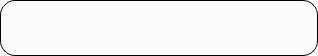
<?xml version="1.0" encoding="UTF-8"?>
<ui version="4.0">
 <class>TransfersSummaryWidget</class>
 <widget class="QWidget" name="TransfersSummaryWidget">
  <property name="geometry">
   <rect>
    <x>0</x>
    <y>0</y>
    <width>318</width>
    <height>56</height>
   </rect>
  </property>
  <property name="minimumSize">
   <size>
    <width>182</width>
    <height>28</height>
   </size>
  </property>
  <property name="mouseTracking">
   <bool>true</bool>
  </property>
  <property name="windowTitle">
   <string/>
  </property>
  <property name="styleSheet">
   <string notr="true">#bup {
  border-radius: 10px;
  background: rgba(0,0,0,0.02);
  padding: 56px;
  width: 28px;
  height: 20px;
}

#bdown {
  border-radius: 10px;
  background: rgba(0,0,0,0.02);
  padding: 56px;
  width: 28px;
  height: 20px;
}

#TransfersSummaryWidget {
height: 28px;
width: 182px;
border: 1px solid rgba(0,0,0,0.02);
border: 1px solid rgba(0,0,0);
border: 1px;
border-style: solid;
border-radius: 15px;
background: rgba(0,0,0,0.01);
}</string>
  </property>
  <layout class="QHBoxLayout" name="horizontalLayout">
   <property name="spacing">
    <number>0</number>
   </property>
   <property name="leftMargin">
    <number>2</number>
   </property>
   <property name="topMargin">
    <number>0</number>
   </property>
   <property name="rightMargin">
    <number>2</number>
   </property>
   <property name="bottomMargin">
    <number>0</number>
   </property>
   <item>
    <widget class="TransfersStatusWidget" name="bTransfersStatus" native="true">
     <property name="minimumSize">
      <size>
       <width>24</width>
       <height>24</height>
      </size>
     </property>
     <property name="maximumSize">
      <size>
       <width>24</width>
       <height>24</height>
      </size>
     </property>
     <property name="mouseTracking">
      <bool>true</bool>
     </property>
    </widget>
   </item>
   <item>
    <spacer name="horizontalSpacer">
     <property name="orientation">
      <enum>Qt::Horizontal</enum>
     </property>
     <property name="sizeHint" stdset="0">
      <size>
       <width>40</width>
       <height>20</height>
      </size>
     </property>
    </spacer>
   </item>
   <item>
    <widget class="QPushButton" name="bpause">
     <property name="sizePolicy">
      <sizepolicy hsizetype="Maximum" vsizetype="Maximum">
       <horstretch>0</horstretch>
       <verstretch>0</verstretch>
      </sizepolicy>
     </property>
     <property name="minimumSize">
      <size>
       <width>24</width>
       <height>24</height>
      </size>
     </property>
     <property name="maximumSize">
      <size>
       <width>24</width>
       <height>24</height>
      </size>
     </property>
     <property name="mouseTracking">
      <bool>true</bool>
     </property>
     <property name="styleSheet">
      <string notr="true">border: none;
</string>
     </property>
     <property name="text">
      <string/>
     </property>
     <property name="icon">
      <iconset resource="../../../gui/Resources_linux.qrc">
       <normaloff>:/images/pause.png</normaloff>:/images/pause.png</iconset>
     </property>
    </widget>
   </item>
  </layout>
 </widget>
 <customwidgets>
  <customwidget>
   <class>TransfersStatusWidget</class>
   <extends>QWidget</extends>
   <header>TransfersStatusWidget.h</header>
   <container>1</container>
  </customwidget>
 </customwidgets>
 <resources>
  <include location="../../../gui/Resources_linux.qrc"/>
 </resources>
 <connections/>
</ui>
